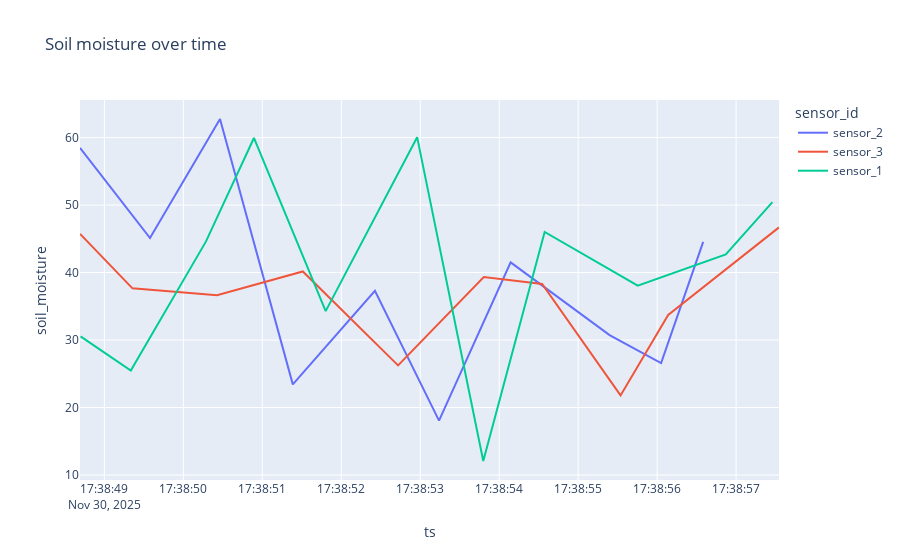

Notebook code for this chart:
### Code cell
import plotly.express as px
df = pd.read_csv("agri_data.csv", parse_dates=['ts'])
df = df.sort_values('ts')
fig = px.line(df, x='ts', y='soil_moisture', color='sensor_id', title='Soil moisture over time')
fig.show()

### Figure 1 — Plotly figure (JSON) as saved in the notebook; plotly's stock layout.template omitted (floating-point values rounded to 4 significant figures)
{"data": [{"hovertemplate": "sensor_id=sensor_2<br>ts=%{x}<br>soil_moisture=%{y}<extra></extra>", "legendgroup": "sensor_2", "line": {"color": "#636efa", "dash": "solid"}, "marker": {"symbol": "circle"}, "mode": "lines", "name": "sensor_2", "orientation": "v", "showlegend": true, "type": "scatter", "x": ["2025-11-30T17:38:48.691305000", "2025-11-30T17:38:49.577762000", "2025-11-30T17:38:50.464383000", "2025-11-30T17:38:51.386400000", "2025-11-30T17:38:52.426181000", "2025-11-30T17:38:53.238114000", "2025-11-30T17:38:54.145026000", "2025-11-30T17:38:55.398032000", "2025-11-30T17:38:56.050542000", "2025-11-30T17:38:56.583578000"], "xaxis": "x", "y": [58.47, 45.11, 62.76, 23.43, 37.29, 18.06, 41.52, 30.74, 26.58, 44.54], "yaxis": "y"}, {"hovertemplate": "sensor_id=sensor_3<br>ts=%{x}<br>soil_moisture=%{y}<extra></extra>", "legendgroup": "sensor_3", "line": {"color": "#EF553B", "dash": "solid"}, "marker": {"symbol": "circle"}, "mode": "lines", "name": "sensor_3", "orientation": "v", "showlegend": true, "type": "scatter", "x": ["2025-11-30T17:38:48.691966000", "2025-11-30T17:38:49.355946000", "2025-11-30T17:38:50.426394000", "2025-11-30T17:38:51.512992000", "2025-11-30T17:38:52.719617000", "2025-11-30T17:38:53.804938000", "2025-11-30T17:38:54.543927000", "2025-11-30T17:38:55.536898000", "2025-11-30T17:38:56.140103000", "2025-11-30T17:38:57.543572000"], "xaxis": "x", "y": [45.73, 37.66, 36.65, 40.16, 26.25, 39.35, 38.3, 21.79, 33.72, 46.69], "yaxis": "y"}, {"hovertemplate": "sensor_id=sensor_1<br>ts=%{x}<br>soil_moisture=%{y}<extra></extra>", "legendgroup": "sensor_1", "line": {"color": "#00cc96", "dash": "solid"}, "marker": {"symbol": "circle"}, "mode": "lines", "name": "sensor_1", "orientation": "v", "showlegend": true, "type": "scatter", "x": ["2025-11-30T17:38:48.698401000", "2025-11-30T17:38:49.334780000", "2025-11-30T17:38:50.287200000", "2025-11-30T17:38:50.894029000", "2025-11-30T17:38:51.802694000", "2025-11-30T17:38:52.960918000", "2025-11-30T17:38:53.798400000", "2025-11-30T17:38:54.575594000", "2025-11-30T17:38:55.754714000", "2025-11-30T17:38:56.869849000", "2025-11-30T17:38:57.460387000"], "xaxis": "x", "y": [30.54, 25.48, 44.62, 59.95, 34.29, 60.07, 12.08, 46.01, 38.06, 42.68, 50.45], "yaxis": "y"}], "layout": {"legend": {"title": {"text": "sensor_id"}, "tracegroupgap": 0}, "title": {"text": "Soil moisture over time"}, "xaxis": {"anchor": "y", "domain": [0, 1], "title": {"text": "ts"}}, "yaxis": {"anchor": "x", "domain": [0, 1], "title": {"text": "soil_moisture"}}}}
